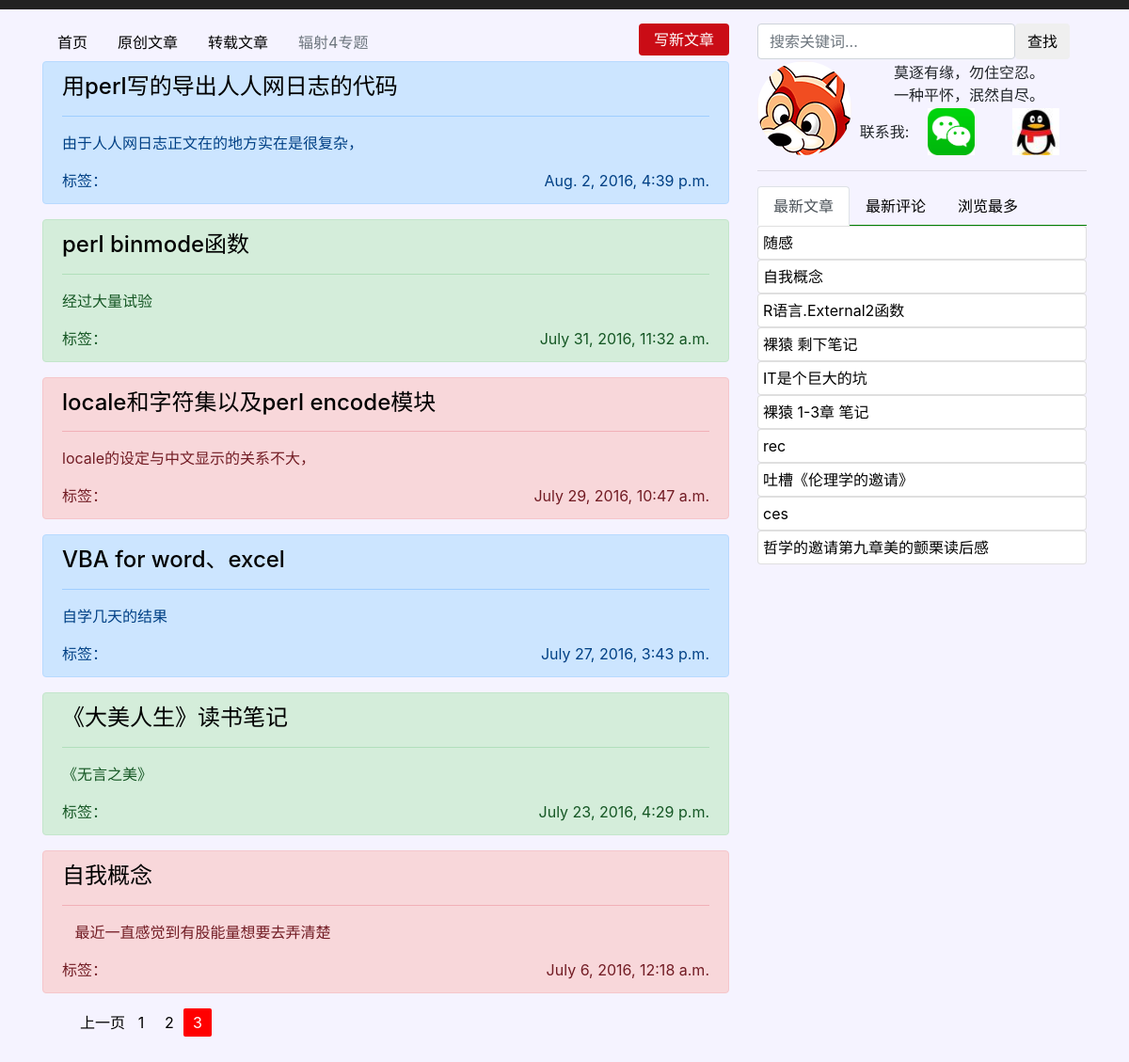
/?page=3, run on the app's committed database.
### article/models.py (models this page shows, shortened)
class Article(models.Model):
    title = models.CharField(u'标题', max_length=256)
    content = models.TextField(u'内容')
    summary = models.TextField(u'摘要')
    tag = models.ManyToManyField(Tag, related_name='news_image')
    pub_date = models.DateTimeField(u'发表时间', auto_now_add=True, editable=True)
    class Meta:
        verbose_name = "文章"

### article/views.py (the view)
# urls.py: path('', views.index, name='index'),
def index(request):
    articles = Article.objects.all().order_by('-pub_date')
    hots = Article.objects.order_by('?')[:10]
    article_list = get_askpage_articles(articles, request.GET.get('page'))
    return render(request, 'index.html', locals())

### article/views.py (called while the page is built)
def get_askpage_articles(articles, ask_page):
    paginator = Paginator(articles, 10)
    try:
        article_list = paginator.page(ask_page)
    except PageNotAnInteger:
        article_list = paginator.page(1)
    except EmptyPage:
        article_list = paginator.page(paginator.num_pages)
    return article_list

### templates/index.html
{% extends 'base.html' %}
{% block content %}
    {% include 'list.html' %}
{% endblock %}

### templates/base.html (shortened to what this page needs)
{% load static %}
<!doctype html>
<html lang="zh-cn">
  <head>
    <link rel="stylesheet" href="https://stackpath.bootstrapcdn.com/bootstrap/4.1.1/css/bootstrap.min.css">
    <link rel="stylesheet" href="{% static 'other/codestyle.css' %}">
    <link rel="stylesheet" href="{% static 'other/common.css' %}">
    <link rel="stylesheet" href="{% static 'other/list.css' %}">
  </head>
  <body>
    <div class="container">
        <div class="row  justify-content-center">
            <div class="col-sm-8 navbox">
                <ul class="nav">
                    <li class="nav-item"> <a class="nav-link active" href="#">首页</a> </li>
                    <li class="nav-item"> <a class="nav-link" href="#">原创文章</a> </li>
                    <li class="nav-item"> <a class="nav-link" href="#">转载文章</a> </li>
                    <li class="nav-item"> <a class="nav-link disabled" href="#">辐射4专题</a> </li>
                </ul>
                <ul class="nav">
                        <li class="nav-item"> <a class="nav-link newarticle" href="/editor/0">写新文章</a> </li>
                </ul>
            </div>
            <div class="col-sm-4">
                <form method="get" id="searchform" class="form-inline clearfix" action="{% url 'search' %}">
                <input class="form-control" name="search" id="s" placeholder="搜索关键词..." type="text">
                <button class="btn btn-green btn-small"> 查找</button>
                </form>
            </div>
        </div>
        <div class="row">
            <div class="col-sm-8">
                {% block content %}
                {% endblock %}
            </div>
            <div class="col-sm-4">
                    <div class="information flex">
                        <div class="touxiang"><img src="{% static 'other/hulitou.png' %}" style="border-radius:50%;">
                        </div>
                        <div class="touxiangright flex">
                            <div class="zuoyouming">莫逐有缘，勿住空忍。<br>一种平怀，泯然自尽。</div>
                            <div class="jumpout">
                                <div class="contactme">
                                    <span>联系我:</span>
                                    <a class="weixin" href="javascript:">
                                        <img src="{% static 'other/weixin.jpeg' %}" alt="" class="weixinlogo">
                                    </a>
                                    <a class="qq" href="javascript:">
                                        <img src="{% static 'other/qq.jpeg' %}" alt="" class="qqlogo">
                                    </a>
                                </div>
                            </div>
                        </div>
                    </div>
                <hr>
            <div>
                    <ul class="nav nav-tabs" id="myTab" role="tablist">
                            <li class="nav-item">
                              <a class="nav-link active" id="home-tab" data-toggle="tab" href="#home" role="tab" aria-controls="home" aria-selected="true">最新文章</a>
                            </li>
                            <li class="nav-item">
                              <a class="nav-link" id="profile-tab" data-toggle="tab" href="#profile" role="tab" aria-controls="profile" aria-selected="false">最新评论</a>
                            </li>
                            <li class="nav-item">
                              <a class="nav-link" id="contact-tab" data-toggle="tab" href="#contact" role="tab" aria-controls="contact" aria-selected="false">浏览最多</a>
                            </li>
                          </ul>
                          <div class="tab-content" id="myTabContent">
                            <div class="tab-pane fade show active" id="home" role="tabpanel" aria-labelledby="home-tab">
                                <ul class="list-group">
                                {% for hot in hots %}
                                    <li style="color:black;">
                                        <a href="article/{{ hot.id }}" class="list-group-item clearfix" target="_blank">
                                            {{ hot.title }}
                                        </a>
                                    </li>
                                {% endfor %}
                                </ul>
                            </div>
                          </div>
            </div>
            </div>
        </div>
    </div>
    </body>
</html>

### templates/list.html (shortened to what this page needs)
{% for article in article_list %}
<div class="alert alert-{% cycle 'primary' 'success' 'danger' %}" role="alert">
    <h4>
        <a href="/article/{{ article.id }}" target="_blank" title="{{ article.title }}">
        {{ article.title }}
        </a>
    </h4>
    <hr>
    <p class="summary">
        {{ article.summary }}
    </p>
    <div class="meta flex">
        <div>
            <span>标签：</span>
        </div>
        <time>{{ article.pub_date }}</time>
    </div>
</div>
{% endfor %}
<div class="pagination">
    <ul>
        {% if article_list.has_previous %}
        <li class="prev-page"><a href="?page={{ article_list.previous_page_number }}" target="_blank">上一页</a></li>
        {% else %}
         <li class="prev-page"></li>
        {% endif %}
        {% for num in article_list.paginator.page_range %}
            {% if num %}
                {% ifequal num article_list.number %}
                    <li class="active"><span>{{ num }}</span></li>
                {% else %}
                    <li><a href="?page={{ num }}">{{ num }}</a></li>
                {% endifequal %}
            {% else %}
                <li class="disabled"><span>...</span></li>
            {% endif %}
        {% endfor %}
        {% if article_list.has_next %}
            <li class="next-page"><a href="?page={{ article_list.next_page_number }}">下一页</a></li>
        {% else %}
            <li class="prev-page"></li>
        {% endif %}
    </ul>
</div>

### static/other/common.css (style rules this page uses)
body { background-color: #f5f3ff; padding:15px; border-top:#222 10px solid; }
.newarticle { padding: 5px 16px; border: none; color: #fff; background-color: #ca0c16; border-radius: 4px; white-space: nowrap; font-size: 16px; }
ul { list-style-type:none; }
div.pagination ul { display: flex; align-items: center; }
div.pagination ul li { height: 30px; width: 30px; color: white; text-align: center; line-height: 30px; white-space: nowrap; }
div.pagination ul li.active { background-color: red; border-radius: 2px; }
div.pagination ul li.prev-page { margin-right: 20px; }
ul.list-group li a { white-space: nowrap; overflow: hidden; text-overflow: ellipsis; padding: 5px; }
ul.nav-tabs { border-bottom: 1px solid green }
a { color:black; }
.flex { display: flex; align-items: center; }
.touxiang { width: 100px; height: 100px; }
.zuoyouming { width: 100%; height: 50px; font-size:16px; text-align: center; white-space: nowrap; overflow: hidden; }
.touxiangright { width: 100%; height: 100px; flex-direction: column; }
.navbox { display:flex; justify-content: space-between; }
a.weixin, a.qq { position: relative; width: 50px; height: 50px; display: block; margin: 0 20px; }
.weixinlogo , .qqlogo { width: 50px; height: 50px; }
.contactme { display:flex; align-items: center; }

### static/other/list.css (style rules this page uses)
.meta { justify-content: space-between; }

### data on the page
Article: title "用perl写的导出人人网日志的代码", summary "由于人人网日志正文在的地方实在是很复杂，", pub_date "Aug. 2, 2016, 4:39 p.m."
Article: title "perl binmode函数", summary "经过大量试验", pub_date "July 31, 2016, 11:32 a.m."
Article: title "locale和字符集以及perl encode模块", summary "locale的设定与中文显示的关系不大，", pub_date "July 29, 2016, 10:47 a.m."
Article: title "VBA for word、excel", summary "自学几天的结果", pub_date "July 27, 2016, 3:43 p.m."
Article: title "《大美人生》读书笔记", summary "《无言之美》", pub_date "July 23, 2016, 4:29 p.m."
Article: title "自我概念", summary "最近一直感觉到有股能量想要去弄清楚", pub_date "July 6, 2016, 12:18 a.m."
Article: title "随感"
Article: title "R语言.External2函数"
Article: title "裸猿 剩下笔记"
Article: title "IT是个巨大的坑"
Article: title "裸猿 1-3章 笔记"
Article: title "rec"
Article: title "吐槽《伦理学的邀请》"
Article: title "ces"
Article: title "哲学的邀请第九章美的颤栗读后感"

### other printed values
{{ num }} "1" "2"
{{ num }} "3"
